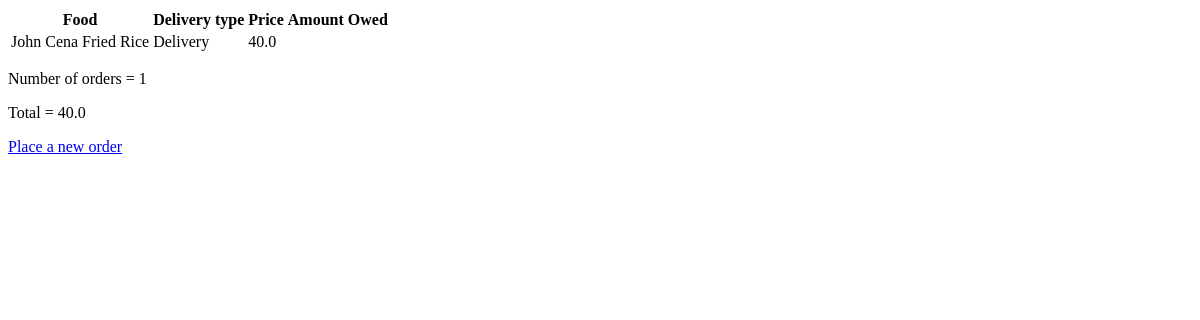
The app's page /postget/customers/Barima, older data.
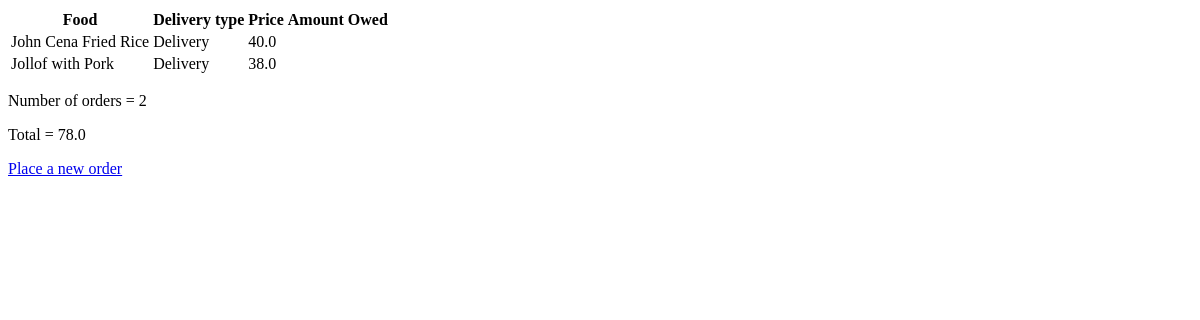
The same page, newer data.
### postget/models.py (models this page shows, shortened)
class Order(models.Model):
    locs = (
        ('Bantama', 'Bantama'),
        ('Santasi', 'Santasi'),
        ('Abrepo', 'Abrepo'),
        ('North', 'North'),
        ('South', 'South'),
        )
    category = (
        ('Pick up', 'Pick up'),
        ('Delivery', 'Delivery')
        )
    customer_name = models.ForeignKey(Customer, null=True, on_delete=models.SET_NULL)
    food = models.ForeignKey(Food, null=True, on_delete=models.SET_NULL)
    location = models.CharField(max_length=150, null=True, choices=locs)
    invoice = models.CharField(max_length=150, null=True)
    delivery = models.CharField(max_length=150, null=True, choices=category)

class Food(models.Model):
    name = models.CharField(max_length=200, null=True)
    price = models.FloatField(null=True)
    description = models.CharField(max_length=250, null=True, blank=True)
    date_created = models.DateField(auto_now_add=True, null=True)
    tag = models.ManyToManyField(Tag)
    def __str__(self):
        return str(self.name)

### postget/views.py (the view)
# urls.py: path('customers/<str:name>', views.customers, name='customers'),
def customers(request, name):
    customer = Customer.objects.get(name=name)
    orders = customer.order_set.all()
    total = sum([i.food.price for i in orders])
    context = {'orders':orders, 'total':total, 'customer':customer}
    return render(request, 'customers.html', context)

### postget/models.py (called while the page is built)
    def __str__(self):
        return str(self.name)

### postget/templates/customers.html
<table>
    <tr>
        <th>Food</th>
        <th>Delivery type</th>
        <th>Price</th>
        <th>Amount Owed</th>
    </tr>
    {% for order in orders %}
    <tr>
        <td>{{order.food}}</td>
        <td>{{order.delivery}}</td>
        <td>{{order.food.price}}</td>
    </tr>
    {% endfor %}
</table>
<p>Number of orders = {{orders.count}}</p>
<p>Total = {{total}}</p>
<a href="{% url 'create_order' customer %}">
    <p>Place a new order</p>
</a>

Row changes from the older to the newer data that the page shows:
added Order: food "Jollof with Pork", delivery "Delivery", food.price "38.0"
Text that changed along with them:
{{ orders.count }}: "1" → "2"
{{ total }}: "40.0" → "78.0"
